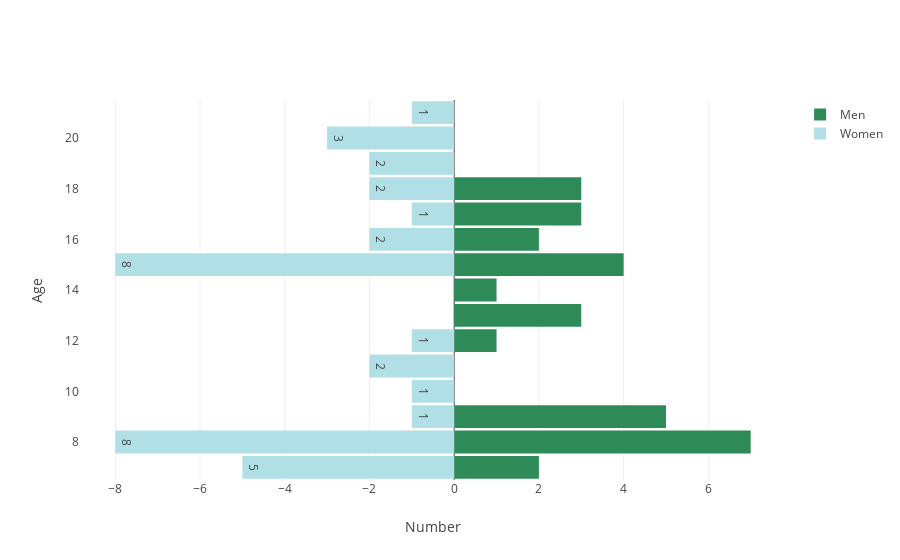

Notebook code cell kept with this figure:
### Code cell
(men_df, women_df) = plot_Fig6(db)

layout = go.Layout(yaxis = go.layout.YAxis(title='Age',autorange=True),
                    xaxis = go.layout.XAxis(title='Number',autorange=True),
                    barmode = 'overlay',
                    bargap  = 0.1)

data = [go.Bar(y=men_df['Edad'],
                x=men_df['Cantidad'],
                orientation='h',
                name='Men',
                hoverinfo='x',
                marker=dict(color='seagreen')
                ),
        go.Bar(y=women_df['Edad'],
                x=women_df['Cantidad'],
                orientation='h',
                name='Women',
                text=-1 * women_df['Cantidad'].astype('int'),
                hoverinfo='text',
                marker=dict(color='powderblue')
                )]

figAge = go.Figure(data, layout = layout)
figAge.show()

### Figure 1 — Plotly figure (JSON) as saved in the notebook; plotly's stock layout.template omitted (floating-point values rounded to 4 significant figures)
{"data": [{"hoverinfo": "x", "marker": {"color": "seagreen"}, "name": "Men", "orientation": "h", "type": "bar", "x": [7, 5, 4, 3, 3, 3, 2, 2, 1, 1], "y": [8, 9, 15, 18, 13, 17, 16, 7, 12, 14]}, {"hoverinfo": "text", "marker": {"color": "powderblue"}, "name": "Women", "orientation": "h", "text": [8, 8, 5, 3, 2, 2, 2, 2, 1, 1, 1, 1, 1], "type": "bar", "x": [-8, -8, -5, -3, -2, -2, -2, -2, -1, -1, -1, -1, -1], "y": [15, 8, 7, 20, 19, 18, 11, 16, 17, 9, 10, 12, 21]}], "layout": {"autosize": true, "bargap": 0.1, "barmode": "overlay", "xaxis": {"autorange": true, "range": [-8.833, 7.833], "title": {"text": "Number"}, "type": "linear"}, "yaxis": {"autorange": true, "range": [6.5, 21.5], "title": {"text": "Age"}, "type": "linear"}}}
